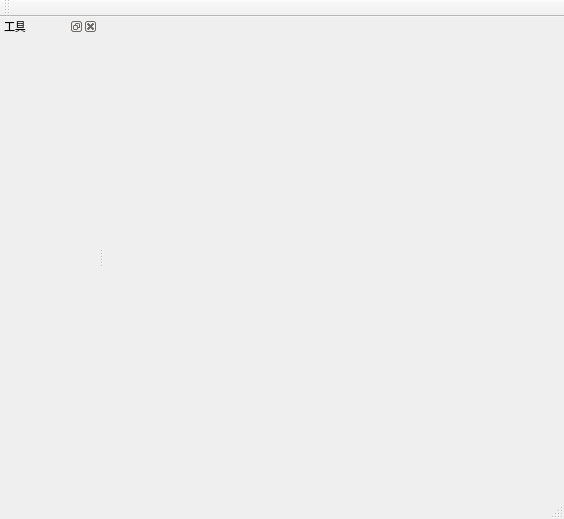
<?xml version="1.0" encoding="UTF-8"?>
<ui version="4.0">
 <class>MainWindow</class>
 <widget class="QMainWindow" name="MainWindow">
  <property name="geometry">
   <rect>
    <x>0</x>
    <y>0</y>
    <width>564</width>
    <height>519</height>
   </rect>
  </property>
  <property name="windowTitle">
   <string>MainWindow</string>
  </property>
  <widget class="QWidget" name="centralWidget"/>
  <widget class="QMenuBar" name="menuBar">
   <property name="geometry">
    <rect>
     <x>0</x>
     <y>0</y>
     <width>564</width>
     <height>22</height>
    </rect>
   </property>
  </widget>
  <widget class="QToolBar" name="mainToolBar">
   <attribute name="toolBarArea">
    <enum>TopToolBarArea</enum>
   </attribute>
   <attribute name="toolBarBreak">
    <bool>false</bool>
   </attribute>
  </widget>
  <widget class="QStatusBar" name="statusBar"/>
  <widget class="QDockWidget" name="dockWidget_Tools">
   <property name="minimumSize">
    <size>
     <width>98</width>
     <height>136</height>
    </size>
   </property>
   <property name="font">
    <font>
     <family>Arial</family>
     <pointsize>8</pointsize>
    </font>
   </property>
   <property name="styleSheet">
    <string notr="true"/>
   </property>
   <property name="features">
    <set>QDockWidget::AllDockWidgetFeatures</set>
   </property>
   <property name="windowTitle">
    <string>工具</string>
   </property>
   <attribute name="dockWidgetArea">
    <number>1</number>
   </attribute>
   <widget class="QWidget" name="dockWidgetContents_Tools">
    <layout class="QVBoxLayout" name="verticalLayout">
     <property name="spacing">
      <number>2</number>
     </property>
     <property name="leftMargin">
      <number>2</number>
     </property>
     <property name="topMargin">
      <number>2</number>
     </property>
     <property name="rightMargin">
      <number>2</number>
     </property>
     <property name="bottomMargin">
      <number>2</number>
     </property>
    </layout>
   </widget>
  </widget>
 </widget>
 <layoutdefault spacing="6" margin="11"/>
 <resources/>
 <connections/>
</ui>
